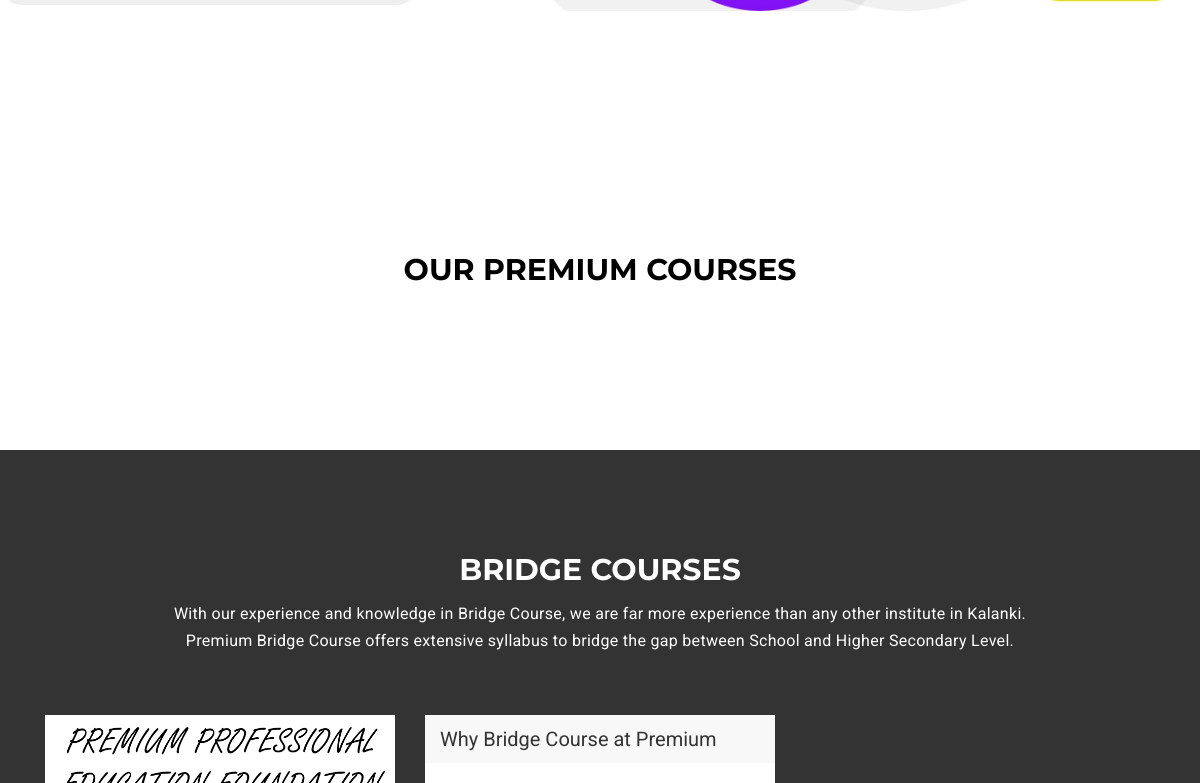
The app's page / (middle part), older data.
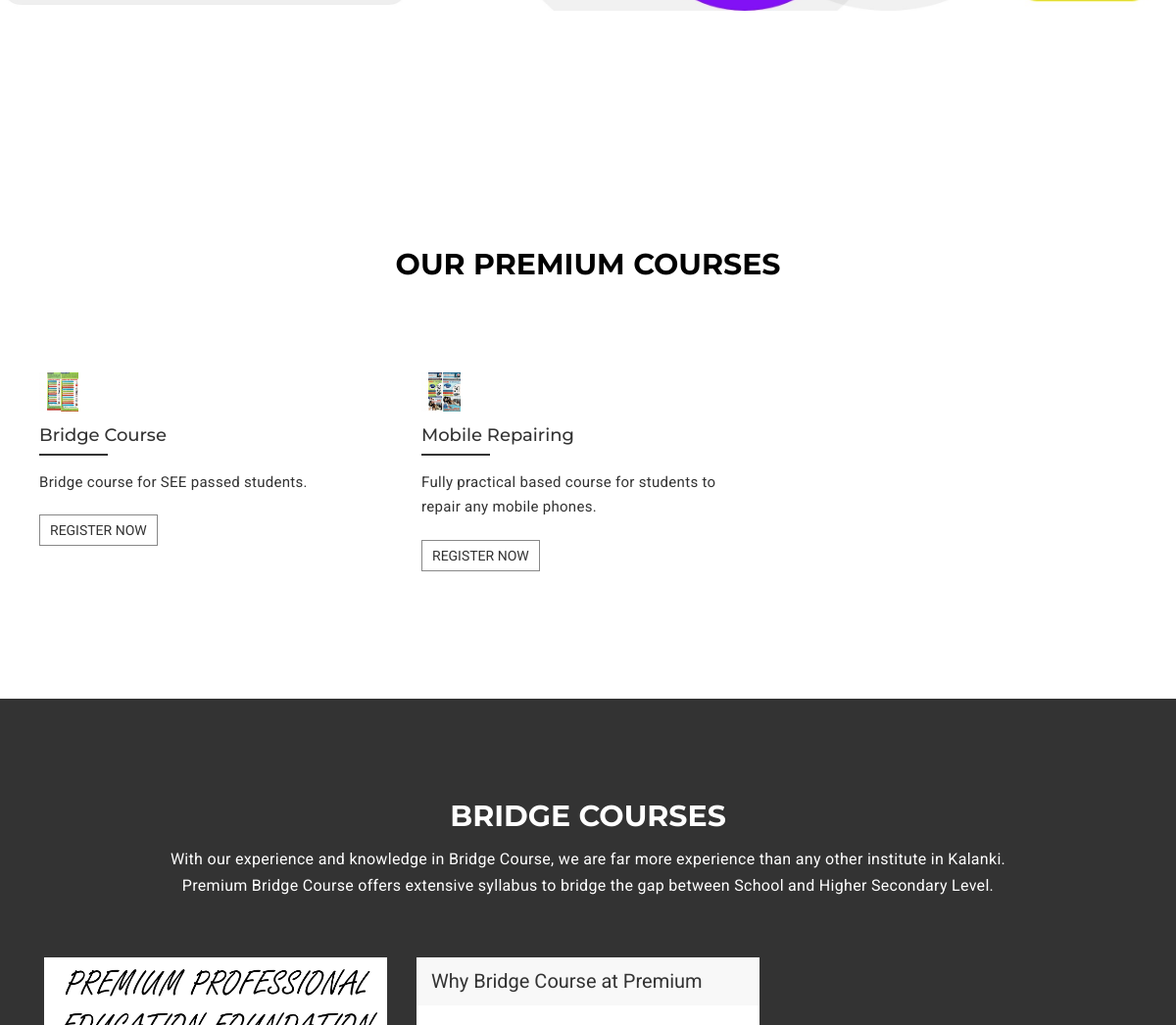
The same page, newer data.
### MaxproApp/models.py (models this page shows)
class PremiumCourse(models.Model):
    course_id = models.AutoField
    course_title = models.CharField(max_length=50, default="")
    course_desc = models.TextField()
    course_icon = models.ImageField(upload_to="images/premiumcoursesicon", default="")
    def __str__(self):
        return self.course_title

### MaxproApp/views.py (the view)
# urls.py: path('', views.index, name='index'),
def index(request):
    permiumCourses = PremiumCourse.objects.all()
    print(permiumCourses)
    return render(request, 'index.html',{'permiumCourses':permiumCourses})

### Templates/index.html (shortened to what this page needs)
{% extends 'include/basic.html' %}
{% load static %}
{% block body %}
<section id="mu-abtus-counter">
</section>
<section id="mu-features">
    <div class="container">
        <div class="row">
            <div class="col-lg-12 col-md-12">
                <div class="mu-features-area">
                    <div class="mu-title">
                        <h2>Our Premium Courses</h2>
                    </div>
                    <div class="mu-features-content">
                        <div class="row">
                            {% for permiumCourses in permiumCourses %}
                            <div class="col-lg-4 col-md-4  col-sm-6">
                                <div class="mu-single-feature">
                                    <img src="{{ permiumCourses.course_icon.url }}" height="40" width="40"/>
                                    <h4>{{permiumCourses.course_title}}</h4>
                                    <p>{{permiumCourses.course_desc}}
                                    </p>
                                    <a href="{% url 'createpremium' %}">Register Now</a>
                                </div>
                            </div>
                            {%endfor%}
                        </div>
                    </div>
                </div>
            </div>
        </div>
    </div>
</section>
<section id="mu-latest-courses">
    <div class="container">
        <div class="row">
            <div class="col-lg-12 col-md-12">
                <div class="mu-latest-courses-area">
                    <div class="mu-title">
                        <h2>Bridge Courses</h2>
                        <p>With our experience and knowledge in Bridge Course, we are far more experience than any other
                            institute in Kalanki.
                            Premium Bridge Course offers extensive syllabus to bridge the gap between School and
                            Higher Secondary Level.</p>
                    </div>
                    <div id="mu-latest-course-slide" class="mu-latest-courses-content">
                        <div class="col-lg-6 col-md-6">
                            <div class="mu-latest-course-single">
                                <figure class="mu-latest-course-img">
                                    <a href="#"><img
                                            src="{% static 'assets/img/BridgeCourseimg/BridgeCourseImage.jpg' %}"
                                            alt="img"></a>
                                </figure>
                            </div>
                        </div>
                        <div class="col-lg-6 col-md-6">
                            <div class="mu-latest-course-single">
                                <figure class="mu-latest-course-img">
                                    <figcaption class="mu-latest-course-imgcaption">
                                        <a href="" style="font-size:20px;">Why Bridge Course at Premium</a>
                                    </figcaption>
                                </figure>
                                <div class="mu-latest-course-single-content">
                                </div>
                            </div>
                        </div>
                    </div>
                </div>
            </div>
        </div>
</section>
{%endblock%}

### Templates/include/Basic.html (shortened to what this page needs)
{% load static %}
<!doctype html>
<html lang="en">
<head>
    <link href="{% static 'assets/css/font-awesome.css' %}" rel="stylesheet">
    <link href="{% static 'assets/css/bootstrap.css' %}" rel="stylesheet">
    <link rel="stylesheet" type="text/css" href="{% static 'assets/css/slick.css' %}">
    <link rel="stylesheet" href="{% static 'assets/css/jquery.fancybox.css' %}" type="text/css" media="screen"/>
    <link id="switcher" href="{% static 'assets/css/theme-color/default-theme.css' %}" rel="stylesheet">
    <link href="{% static 'assets/css/style.css' %}" rel="stylesheet">
    <link type="text/css" media="print" rel="stylesheet" href="https://cdn.jotfor.ms/css/printForm.css?3.3.23723"/>
    <link type="text/css" rel="stylesheet"
          href="https://cdn.jotfor.ms/themes/CSS/5e6b428acc8c4e222d1beb91.css?themeRevisionID=5eb3b4ae85bd2e1e2966db96"/>
    <link type="text/css" rel="stylesheet"
          href="https://cdn.jotfor.ms/css/styles/payment/payment_styles.css?3.3.23723"/>
    <link type="text/css" rel="stylesheet"
          href="https://cdn.jotfor.ms/css/styles/payment/payment_feature.css?3.3.23723"/>
</head>
<body id="top">
{% include 'include/header.html'%}
{% block body %}
{%endblock%}
{% include 'include/footer.html'%}
</body>
</html>

### Templates/include/header.html (shortened to what this page needs)
<!DOCTYPE html>
<html lang="en">
<head>
    {% load static %}
</head>
<body>
{% load static %}
</body>
</html>

### Templates/include/footer.html (shortened to what this page needs)
<!DOCTYPE html>
<html lang="en">
<head>
</head>
<body>
{% load static %}
</body>
</html>

### Static/assets/css/style.css (style rules this page uses)
body { background-color: #ffffff; font-family: "Roboto", sans-serif; color: #333333; font-size: 16px; overflow-x: hidden; }
a { text-decoration: none; color: #333333; }
h1, h2, h3, h4, h5, h6 { font-family: "Montserrat", sans-serif; }
h2 { font-size: 30px; font-weight: 700; line-height: 40px; margin: 0; }
img { border: none; }
.mu-title { display: inline; float: left; text-align: center; width: 100%; }
.mu-title h2 { color: #000; margin-bottom: 10px; text-transform: uppercase; }
.mu-title p { color: #555; letter-spacing: 0.3px; line-height: 1.7; padding: 0 120px; }
#mu-abtus-counter { background-image: url("../img/slider/premiumBanner.jpg"); background-repeat: no-repeat; background-size: 100%; display: inline; float: left; padding: 100px 0; width:100%; height:365px; }
#mu-features { display: inline; float: left; padding: 100px 0; width: 100%; }
#mu-features .mu-features-area { display: inline; float: left; width: 100%; }
#mu-features .mu-features-area .mu-features-content { display: inline; float: left; margin-top: 50px; width: 100%; }
#mu-features .mu-features-area .mu-features-content .mu-single-feature { display: inline; float: left; margin-bottom: 30px; margin-top: 30px; padding: 0 10px; width: 100%; }
#mu-features .mu-features-area .mu-features-content .mu-single-feature h4 { margin-bottom: 15px; margin-top: 15px; padding-bottom: 10px; position: relative; }
#mu-features .mu-features-area .mu-features-content .mu-single-feature h4:after { background-color: #333; content: ''; left: 0; right: 0; bottom: 0; height: 2px; width: 70px; position: absolute; }
#mu-features .mu-features-area .mu-features-content .mu-single-feature p { font-size: 15px; letter-spacing: 0.3px; line-height: 1.7; }
#mu-features .mu-features-area .mu-features-content .mu-single-feature a { border: 1px solid #888; display: inline-block; font-size: 14px; margin-top: 10px; padding: 5px 10px; text-transform: uppercase; -webkit-transition: all 0.5s; -moz-transition: all 0.5s; -ms-transition: all 0.5s; -o-transition: all 0.5s; transition: all 0.5s; }
#mu-latest-courses { background-color: #333; display: inline; float: left; padding: 100px 0; width: 100%; }
#mu-latest-courses .mu-latest-courses-area { display: inline; float: left; width: 100%; }
#mu-latest-courses .mu-latest-courses-area .mu-title h2 { color: #fff; }
#mu-latest-courses .mu-latest-courses-area .mu-title p { color: #fff; }
#mu-latest-courses .mu-latest-courses-area .mu-latest-courses-content { display: inline; float: left; margin-top: 50px; width: 100%; }
#mu-latest-courses .mu-latest-courses-area .mu-latest-courses-content .slick-slide { outline: none; }
.mu-latest-course-single { background-color: #fff; display: inline; float: left; width: 100%; }
.mu-latest-course-single .mu-latest-course-img { display: inline; float: left; width: 100%; }
.mu-latest-course-single .mu-latest-course-img a { display: block; }
.mu-latest-course-single .mu-latest-course-img a img { width: 100%; }
.mu-latest-course-single .mu-latest-course-img .mu-latest-course-imgcaption { background-color: #f8f8f8; display: inline; float: left; padding: 10px 15px; width: 100%; }
.mu-latest-course-single .mu-latest-course-img .mu-latest-course-imgcaption a { display: inline-block; float: left; -webkit-transition: all 0.5s; -moz-transition: all 0.5s; -ms-transition: all 0.5s; -o-transition: all 0.5s; transition: all 0.5s; }
.mu-latest-course-single .mu-latest-course-single-content { display: inline; float: left; width: 100%; padding: 15px; }

Row changes from the older to the newer data that the page shows:
added PremiumCourse: course_icon (picture), course_title "Bridge Course", course_desc "Bridge course for SEE passed students."
added PremiumCourse: course_icon (picture), course_title "Mobile Repairing", course_desc "Fully practical based course for students to repair any mobile phones."
